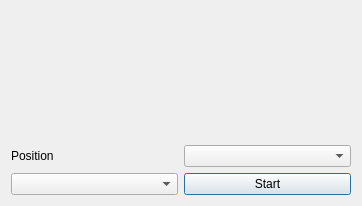
<?xml version="1.0" encoding="UTF-8"?>
<ui version="4.0">
 <class>DialogLaunch</class>
 <widget class="QDialog" name="DialogLaunch">
  <property name="geometry">
   <rect>
    <x>0</x>
    <y>0</y>
    <width>362</width>
    <height>201</height>
   </rect>
  </property>
  <property name="windowTitle">
   <string>agtv - launcher</string>
  </property>
  <property name="windowIcon">
   <iconset resource="agtv.qrc">
    <normaloff>:/images/agtv_32.png</normaloff>:/images/agtv_32.png</iconset>
  </property>
  <layout class="QGridLayout" name="gridLayout">
   <item row="2" column="1">
    <widget class="QPushButton" name="pushButtonStart">
     <property name="text">
      <string>Start</string>
     </property>
     <property name="flat">
      <bool>false</bool>
     </property>
    </widget>
   </item>
   <item row="1" column="1">
    <widget class="QComboBox" name="comboBoxPosSelect"/>
   </item>
   <item row="1" column="0">
    <widget class="QLabel" name="labelPos">
     <property name="text">
      <string>Position</string>
     </property>
    </widget>
   </item>
   <item row="0" column="1">
    <widget class="QLabel" name="labelStream">
     <property name="font">
      <font>
       <pointsize>12</pointsize>
       <weight>75</weight>
       <bold>true</bold>
      </font>
     </property>
     <property name="text">
      <string/>
     </property>
     <property name="alignment">
      <set>Qt::AlignCenter</set>
     </property>
    </widget>
   </item>
   <item row="0" column="0">
    <widget class="QLabel" name="labelStreamLogo">
     <property name="minimumSize">
      <size>
       <width>128</width>
       <height>128</height>
      </size>
     </property>
     <property name="text">
      <string/>
     </property>
    </widget>
   </item>
   <item row="2" column="0">
    <widget class="QComboBox" name="comboBox">
     <property name="currentText">
      <string/>
     </property>
    </widget>
   </item>
  </layout>
 </widget>
 <tabstops>
  <tabstop>comboBoxPosSelect</tabstop>
  <tabstop>comboBox</tabstop>
  <tabstop>pushButtonStart</tabstop>
 </tabstops>
 <resources>
  <include location="agtv.qrc"/>
 </resources>
 <connections/>
</ui>
